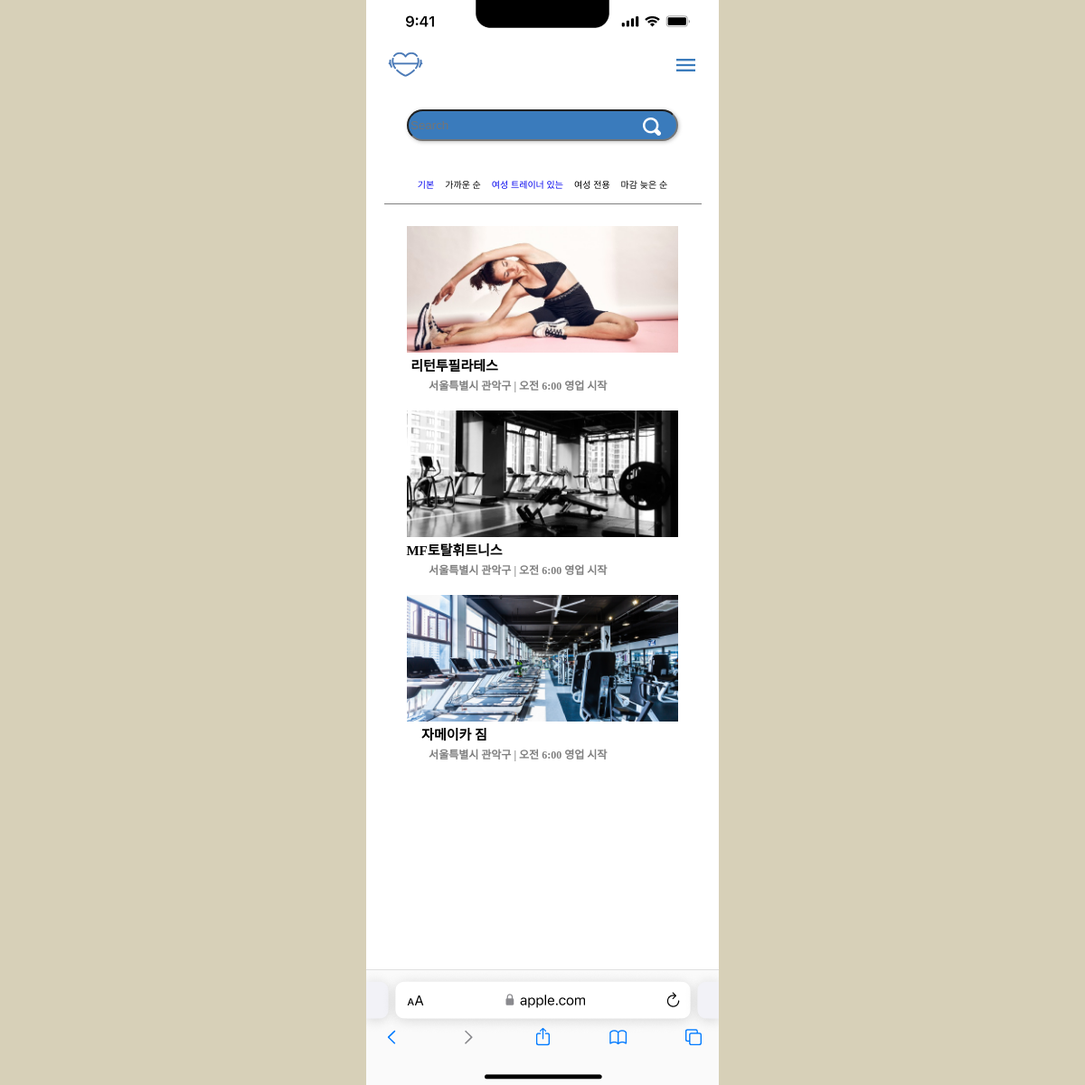
The page /health/gym/reverse/ on the database its author committed.
### health/models.py (models this page shows, shortened)
class gymPlace(models.Model):
    placeName = models.CharField(verbose_name="이름", max_length=128)
    created_at = models.DateTimeField(verbose_name="등록일", auto_now_add=True)
    photo = models.ImageField(verbose_name="이미지", blank=True, null=True, upload_to='blog_photo')
    likes = models.ManyToManyField(User, related_name='liked_gyms', blank=True)

### health/views.py (the view)
# urls.py: path('gym/reverse/', views.gym_reverse, name='gym_reverse'),
def gym_reverse(request):
    places = reversed(gymPlace.objects.all())
    return render(request, 'gym.html', {'places': places})

### health/templates/gym.html (shortened to what this page needs)
{% extends 'base.html' %}
{% load static %}
{% block head %}
<link rel="stylesheet" href="/static/css/gymsearch.css">
{% endblock %}
{% block content %}
<div class="container">
    <div class="statusBar"><img src="/static/img/Status Bar (iPhone).png"></div>
    <div class="fst">
        <a href="{% url 'health:main' %}"><img src="/static/img/logo3.png" alt="로고" class="logo"></a></a>
        <a><img src="/static/img/ic_menu.png" alt="목록" class="list_icon"></a>
    </div>
    <div class="sec">
        <form class="search" action="{% url 'search_app:searchResult' %}" method="get">
            <input type="search" class="searchbar" placeholder="Search" autocomplete="off" aria-label="Search" name="q">
            <button type="submit" style="position: absolute; top: 50%; left: 50%; transform: translate(-50%, -50%); width: 20px; height: 20px; border: none; background: none;">
                <img src="/static/img/search.png" alt="돋보기" style="width: 20px; height: 20px;">
            </button>
        </form>
    </div>
    <div class="workoutbtn-container">
        <button class="w1"style=" border: none;
            background-color: transparent;
            outline: none;
            font-size: 10px;"><a href="{% url 'health:gym' %}">기본</a></button>
        <button class="w2"style=" border: none;
            background-color: transparent;
            outline: none;
            font-size: 10px;">가까운 순</button>
        <button class="w3"style=" border: none;
            background-color: transparent;
            outline: none;
            font-size: 10px;"><a href="{% url 'health:gym_reverse' %}">여성 트레이너 있는</a></button>
        <button class="w4"style=" border: none;
            background-color: transparent;
            outline: none;
            font-size: 10px;">여성 전용</button>
        <button class="w4"style=" border: none;
            background-color: transparent;
            outline: none;
            font-size: 10px;">마감 늦은 순</button>
    </div>
    <div class="fourth">
        <img src="/static/img/blackline.png" style="width: 90%;height:auto;" alt="선">
    </div>
    <div>
        {% for place in places %}
        <div class="fifth"><img src = "{{ place.photo.url }}" alt="" height="300">
            <a href="{% url 'health:jamaGym'%}"><h3>{{ place.placeName }}</h3></a>
            <h2>서울특별시 관악구 | 오전  6:00 영업 시작</h2>
        </div>
        {% endfor %}
    </div>
    <div class="FooterBar">
        <img src="/static/img/Safari Tool bar.png">
    </div>
</div>
{% endblock %}

### static/css/gymsearch.css (style rules this page uses)
body { background-color: rgb(215, 208, 184); height: 100%; margin: 0; }
.container { display: flex; width: 390px; height: 1100px; margin: 0 auto; background-color: #FFFFFF; flex-direction: column; }
.statusBar,.FooterBar { position: absolute; top: 0; left: 0; right: 0; display: flex; justify-content: space-between; align-items: center; padding: 13.4615px 25px 11.5385px 25.9615px; gap: 197.12px; isolation: isolate; width: 375px; height: 45.19px; margin: 0 auto; margin-top: -13px; z-index: 1; }
.FooterBar { right: 16px; margin-top: 1100px; }
a { text-decoration: none; }
.fst { display: flex; justify-content: flex-start; align-items: center; width: 100%; margin-top: 50px; margin-left: 24px; }
.logo { margin-right: 20px; font-family: 'Pretendard'; font-style: normal; font-weight: 600; font-size: 18px; color: #3A7BBC; }
.list_icon { margin-left: 250px; }
.sec { margin-top: 6%; text-align: center; justify-content: center; align-items: center; margin-left: auto; margin-right: auto; position: relative; }
.sec img { margin-left: 115px; }
.searchbar { display: flex; justify-content: center; align-items: center; margin-top: 0%; margin-left: auto; margin-right: auto; width: 300px; height: 35px; background: #3A7BBC; box-shadow: 1px 1px 4px rgba(0, 0, 0, 0.25); border-radius: 100px; }
.workoutbtn-container { display: flex; margin-top: 10%; text-align: center; justify-content: center; color: black; flex-direction: row; }
.fourth { text-align: center; justify-content: center; }
.fifth { position: relative; margin-top: 5%; text-align: center; justify-content: center; }
.fifth img { width: 300px; height: auto; margin-bottom:40px; }
.fifth h3 { position: absolute; top: 75%; left: 25%; transform: translate(-50%, -50%); z-index: 1; font-size: 15px; color: black; }
.fifth h2 { position: absolute; top: 90%; left: 43%; transform: translate(-50%, -50%); z-index: 1; font-size: 12px; color: gray; }

### rows shown on the page
gymPlace: photo (picture), placeName "리턴투필라테스"
gymPlace: photo (picture), placeName "MF토탈휘트니스"
gymPlace: photo (picture), placeName "자메이카 짐"
